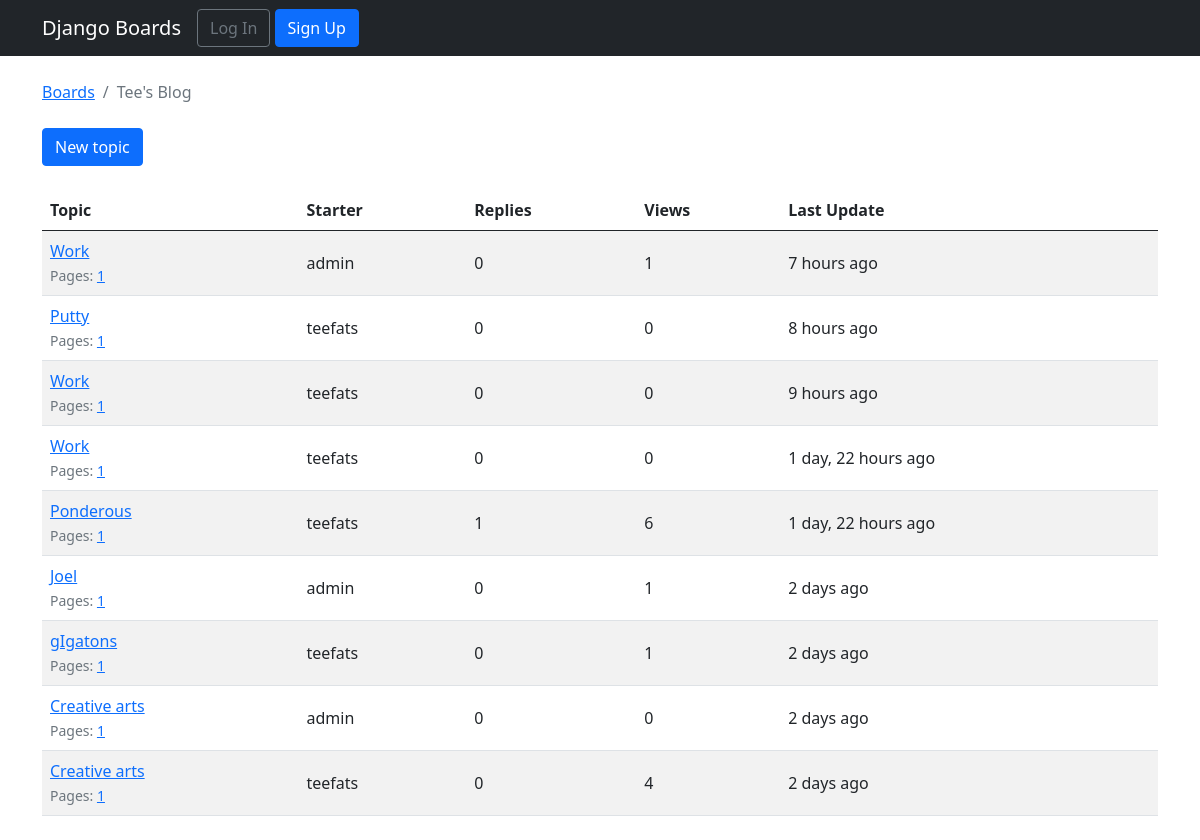
The page /boards/1/ on the database as committed earlier.
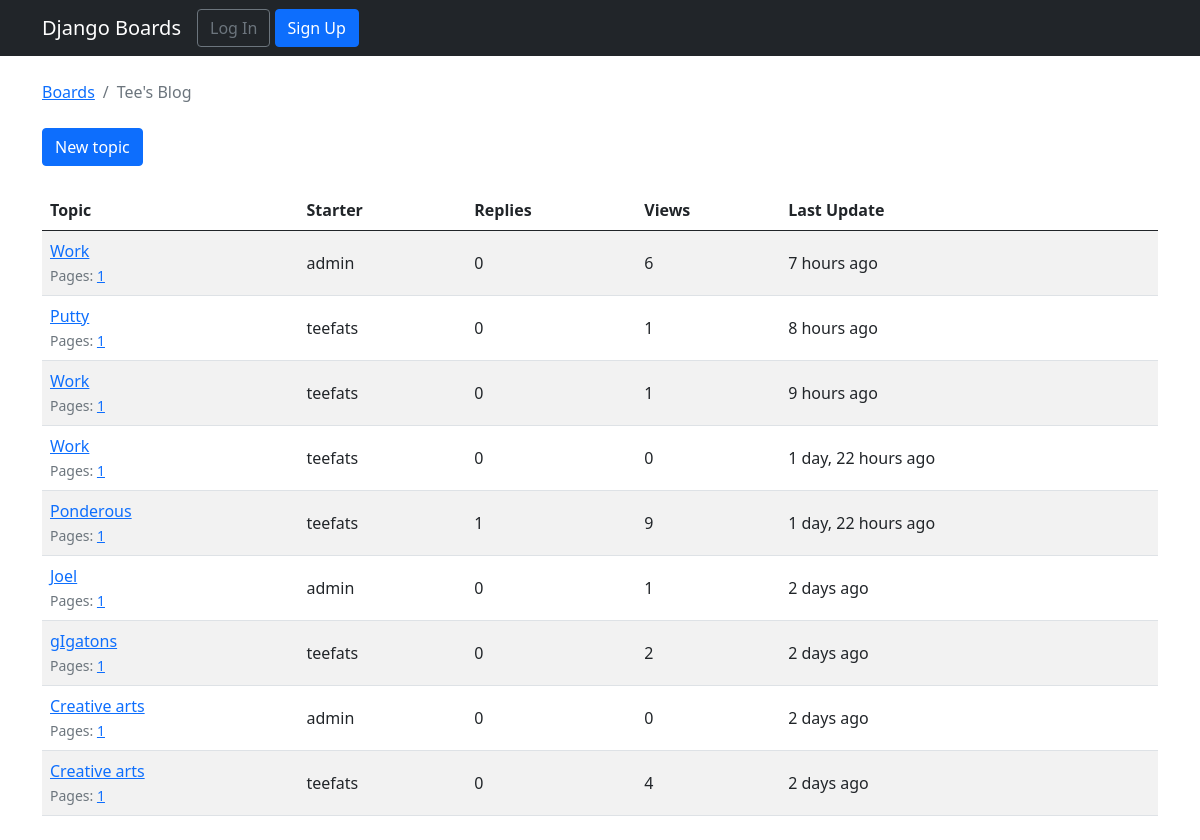
The same page on the database as committed later.
### boards/models.py (models this page shows, shortened)
class Topic(models.Model):
    subject= models.CharField(max_length=255)
    last_updated = models.DateTimeField(auto_now_add=True)
    board = models.ForeignKey(Board, related_name= 'topics', on_delete=CASCADE)
    starter = models.ForeignKey(User, related_name='topics', on_delete=CASCADE)
    views = models.PositiveIntegerField(default=0)
    def get_page_count(self):
        count = self.posts.count()
        pages = count / 20
        return math.ceil(pages)
    def has_many_pages(self, count=None):
        if count is None:
            count = self.get_page_count()
        return count > 6
    def get_page_range(self):
        count = self.get_page_count()
        if self.has_many_pages(count):
            return range(1, 5)
        return range(1, count + 1)

### boards/views.py (the view)
# urls.py: url(r'^boards/(?P<pk>\d+)/$', views.TopicListView.as_view(), name='board_topics'),
class TopicListView(ListView):
    model = Topic
    context_object_name = 'topics'
    template_name = 'topics.html'
    paginate_by = 20
    def get_context_data(self, **kwargs):
        kwargs['board'] = self.board
        return super().get_context_data(**kwargs)
    def get_queryset(self):
        self.board = get_object_or_404(Board, pk=self.kwargs.get('pk'))
        queryset = self.board.topics.order_by('-last_updated').annotate(replies=Count('posts') - 1)
        return queryset

### templates/topics.html (shortened to what this page needs)
{% extends 'base.html' %}
{% load humanize %}
{% block breadcrumb %}
  <li class="breadcrumb-item"><a href="{% url 'home' %}">Boards</a></li>
  <li class="breadcrumb-item active">{{ board.name }}</li>
{% endblock %}
{% block content %}
  <div class="mb-4">
    <a href="{% url 'new_topic' board.pk %}" class="btn btn-primary">New topic</a>
  </div>
  <table class="table table-striped mb-4">
    <thead class="thead-inverse">
      <tr>
        <th>Topic</th>
        <th>Starter</th>
        <th>Replies</th>
        <th>Views</th>
        <th>Last Update</th>
      </tr>
    </thead>
    <tbody>
      {% for topic in topics %}
        {% url 'topic_posts' board.pk topic.pk as topic_url %}
        <tr>
          <td>
            <p class="mb-0">
              <a href="{{ topic_url }}">{{ topic.subject }}</a>
            </p>
            <small class="text-muted">
              Pages:
              {% for i in topic.get_page_range %}
                <a href="{{ topic_url }}?page={{ i }}">{{ i }}</a>
              {% endfor %}
            </small>
          </td>
          <td class="align-middle">{{ topic.starter.username }}</td>
          <td class="align-middle">{{ topic.replies }}</td>
          <td class="align-middle">{{ topic.views }}</td>
          <td class="align-middle">{{ topic.last_updated|naturaltime }}</td>
        </tr>
      {% endfor %}
    </tbody>
  </table>
{% endblock %}

Rows that differ between the two databases and show on the page:
changed Topic "7 hours ago": views "1" → "6"
changed Topic "Putty": views "0" → "1"
changed Topic "9 hours ago": views "0" → "1"
changed Topic "Ponderous": views "6" → "9"
changed Topic "gIgatons": views "1" → "2"
